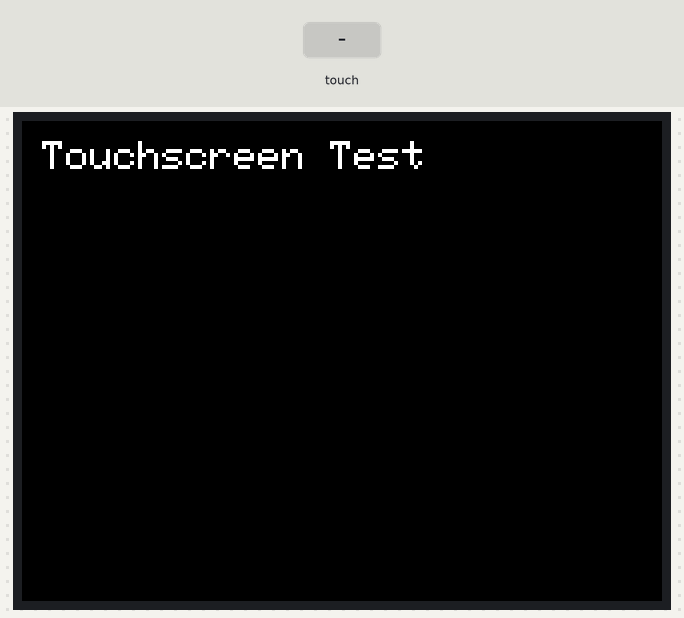
The sketch below on a simulated Arduino Due. Shown: 320×240 colour display. The test bench sets the inputs (shaded band). What the sketch prints to the serial monitor is not drawn.

Above: at 1.4 s.
1.5 s: touch panel pressed at 13 % / 30 % of its raw x / y range
3.0 s: touch panel pressed at 38 % / 30 % of its raw x / y range
Timing chart, 0 to 6.0 s (numbered marks = the images above; inputs shaded):
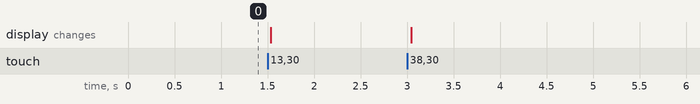

The sketch:

touchscreen-test.ino
```cpp
/**
 * Quick Arduino sketch to test touchscreen functionality.
 * Ideally will place a green dot where the screen is touched.
 *
 * ChatGPT can generate code for this though.
 */

#include <MCUFRIEND_kbv.h>
#include <Adafruit_GFX.h>
#include <TouchScreen.h>

#define MINPRESSURE 1
#define MAXPRESSURE 1000

#define	BLACK   0x0000
#define	BLUE    0x001F
#define	RED     0xF800
#define	GREEN   0x07E0
#define CYAN    0x07FF
#define MAGENTA 0xF81F
#define YELLOW  0xFFE0
#define WHITE   0xFFFF

// Touchscreen pin configuration (matches your setup)
const int XP=8, XM=A2, YP=A3, YM=9;

// Use library's constructor for touchscreen
TouchScreen ts = TouchScreen(XP, YP, XM, YM, 300);

// Display object
MCUFRIEND_kbv tft;

// Calibration values (may need adjusting — see notes below)
const int TS_LEFT = 118;
const int TS_RT   = 878;
const int TS_TOP  = 235;
const int TS_BOT  = 844;

int pixel_x, pixel_y;

void setup() {
  Serial.begin(9600);
  uint16_t ID = tft.readID();
  Serial.print("TFT ID = 0x");
  Serial.println(ID, HEX);
  tft.begin(ID);
  tft.setRotation(3);
  tft.fillScreen(BLACK);
  tft.setTextSize(2);
  tft.setTextColor(WHITE);
  tft.setCursor(10, 10);
  tft.print("Touchscreen Test");
}

void loop() {
  TSPoint p = ts.getPoint();

  // Restore shared pins for TFT after reading touch
  pinMode(YP, OUTPUT);
  pinMode(XM, OUTPUT);
  digitalWrite(YP, HIGH);
  digitalWrite(XM, HIGH);

  if (p.z > MINPRESSURE && p.z < MAXPRESSURE) {
    Serial.print("X = "); Serial.print(p.x);
    Serial.print(" Y = "); Serial.print(p.y);
    Serial.print(" Z = "); Serial.println(p.z);

    // Map touchscreen values to screen pixels
    pixel_x = map(p.y, TS_TOP, TS_BOT, 0, tft.width());
    pixel_y = map(p.x, TS_LEFT, TS_RT, 0, tft.height());

    // Draw small circle where touched
    tft.fillCircle(pixel_x, pixel_y, 3, GREEN);
  }

  delay(50);
}
```
